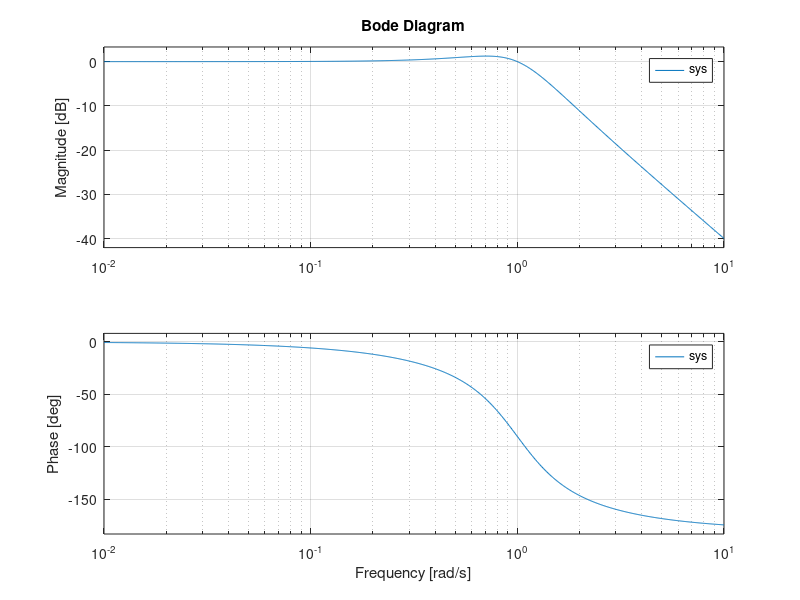

The MATLAB script that drew this image:
%%%%%%%%%%%%%%%%%%%%%%%%
% Program: Bode Plot
% Author : L0gic41
% Date   : 02/08/2020
%%%%%%%%%%%%%%%%%%%%%%%%

num = [1];
den = [1 1 1];
sys = tf(num,den);
bode(sys)
